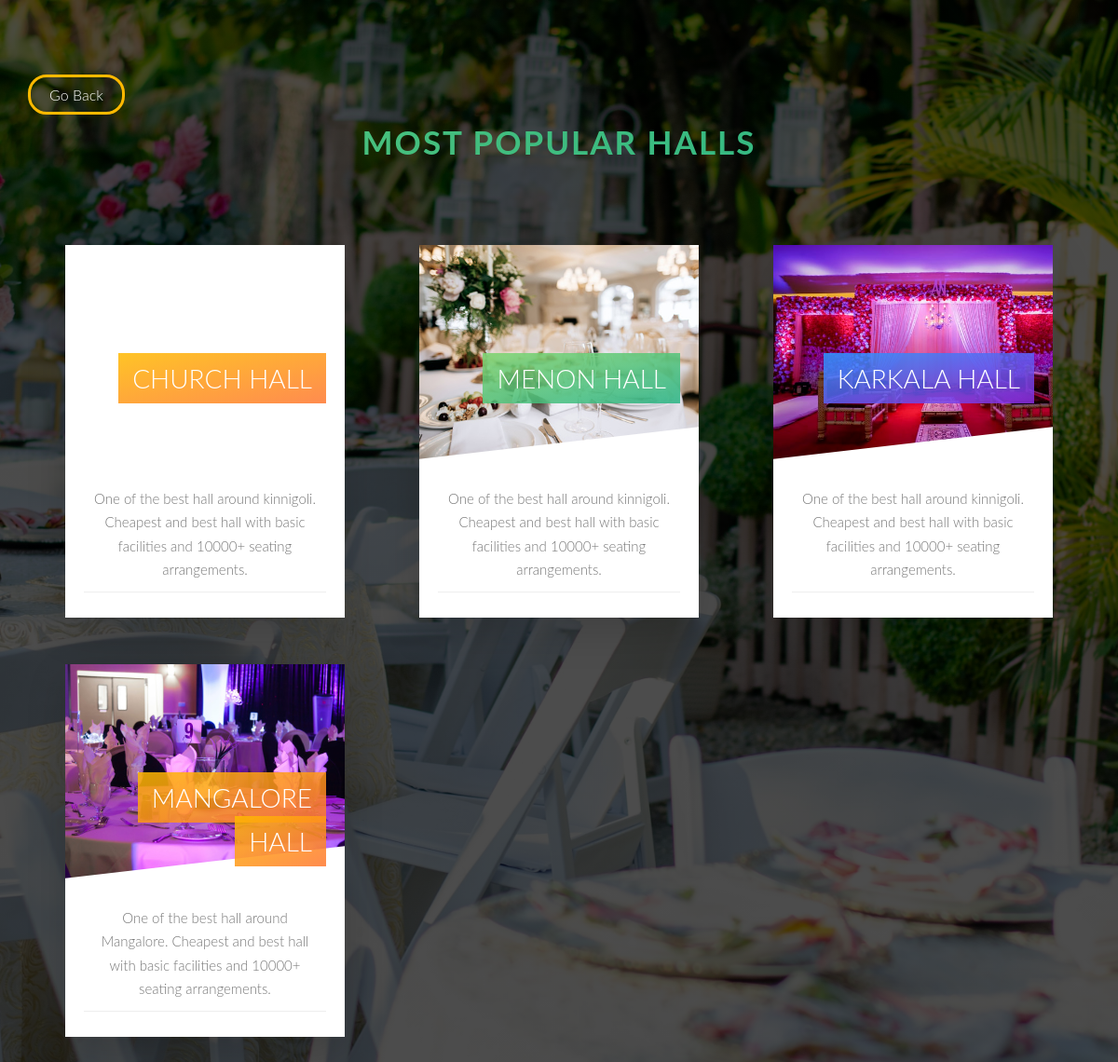
The app's page /halls (signed in), older data.
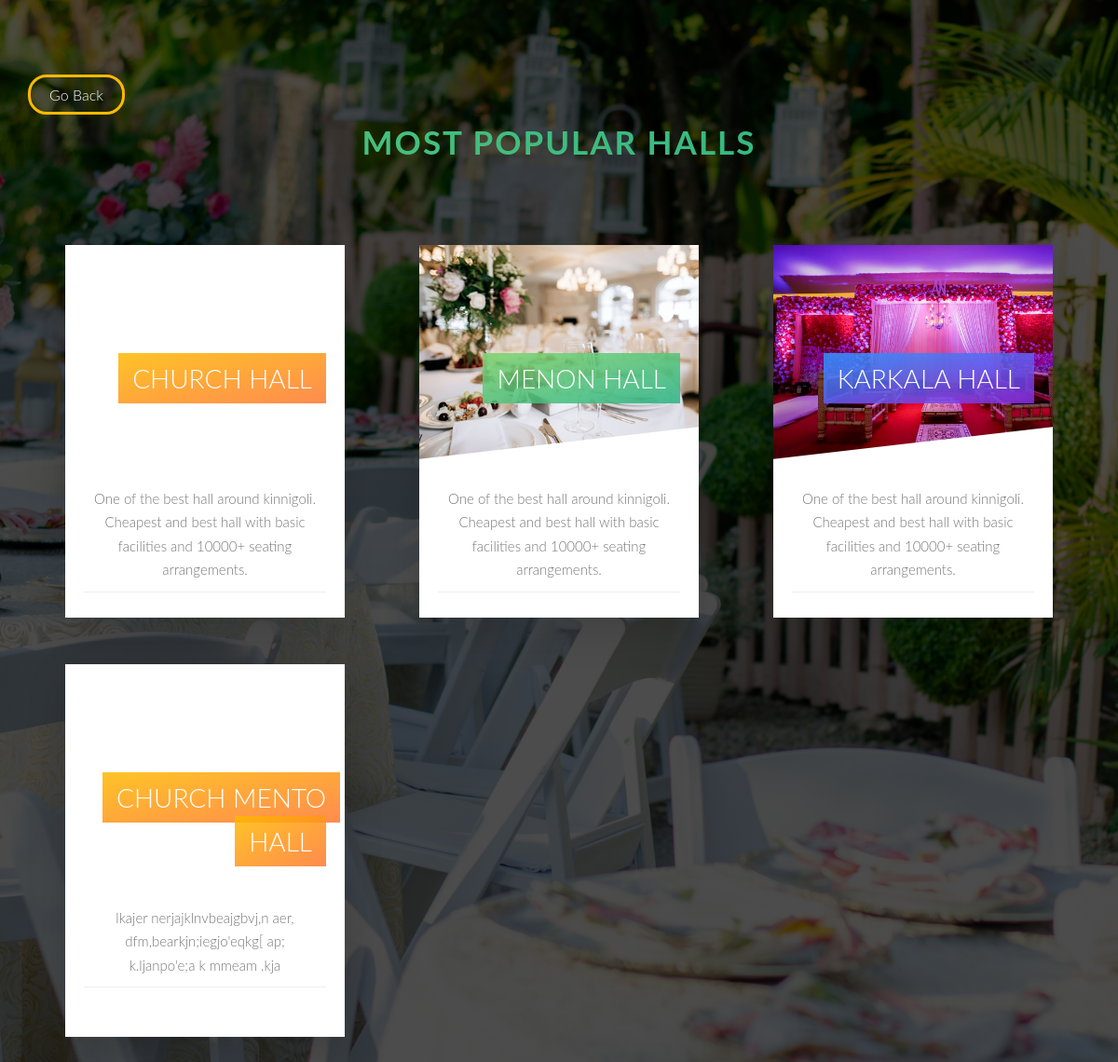
The same page, newer data.
### tables this page shows
CREATE TABLE halls(id INTEGER NOT NULL,name VARCHAR(120),place VARCHAR(50),description VARCHAR(320),image VARCHAR(50),price FLOAT,PRIMARY KEY (id),UNIQUE (name),UNIQUE (image));

### routes/user_routes.py (the view)
@main.route('/halls')
@authenticate
def halls():
    if(g.user):
        halls = db.get_halls()
        return render_template('halls.html',halls=halls)
    return redirect('/login')

### db/db_handler.py (called while the page is built)
def getData(cur):
    return [i for i in cur]

def getUserById(id):
    result = db.engine.execute("SELECT * FROM users WHERE id = ?",(id))
    user = getData(result)
    if(len(user)>0):
        user_ = {
                    'id':user[0][0],
                    'email':user[0][1],
                    'name':user[0][3],
                    'phone':user[0][4],
                    }
        return user_
    return user

def get_halls():
    result = db.engine.execute("SELECT * FROM halls")
    return getData(result)

### templates/halls.html (shortened to what this page needs)
<!DOCTYPE html>
<html lang="en">
<head>
</head>
<body>
    <section class="sectionTours">
        <div><a href="/" class="btn  btn__About btn__Animated__Scale btn__About__1">Go Back</a></div>
        <h2 class="heading__Secondary umargin__Bottom__Big">
        </h2>
        <div class="hall__Container">
            {% set count = namespace(value=1) %}
            {% for hall in halls %}
            <div class="card" id="hall{{hall.id}}">
                <div class="dummy"></div>
                <div class="card__side card__side__front">
                    <div class="card__picture">
                    </div>
                    <h4 class="card__heading">
                        <span class="card__heading__span card__heading__span__{% if count.value == 1 %}orange
                                            {% elif count.value == 2 %}green
                                            {% else %}blue
                                            {% endif %}}
										">{{hall.name}}</span>
                    </h4>
                    <div class="card__details">
                        <p class="details">
                            {{hall.description}}
                        </p>
                    </div>
                </div>
                <div class="
									card__side
									card__side__back
									card__side__back__{% if count.value == 1 %}orange
                                            {% elif count.value == 2 %}green
                                            {% else %}blue
                                            {% endif %}}
								">
                    <div class="card__price">
                        <div class="card__priceBox">
                            <p class="card__pricBox__desc">Only</p>
                            <p class="card__priceBox__value">
                            </p>
                        </div>
                        <a href="/halls/book/{{hall.id}}" class="
											btn btn__Header btn__Animated__Scale
											card__price__btn{% if count.value == 1 %}1
                                            {% elif count.value == 2 %}2
                                            {% else %}3
                                            {% endif %}}
										">Book now!</a>
                        <a href="/halls/about/{{hall.id}}" class="
											btn  btn__About btn__Animated__Scale
											btn__About__{% if count.value == 1 %}1
                                            {% elif count.value == 2 %}2
                                            {% else %}3
                                            {% endif %}}
										">About</a>
                    </div>
                </div>
            </div>
            {% if count.value == 3 %}
            {% set count.value = 0 %}
            {% endif %}
            {% set count.value = count.value + 1 %}
            {% endfor %}
        </div>
    </section>
</body>
</html>

Row changes from the older to the newer data that the page shows:
removed halls: name "MANGALORE HALL", description "One of the best hall around Mangalore. Cheapest and best hall with basic facilities and 10000+ seating arrangements."
added halls: name "CHURCH MENTO HALL", description "lkajer nerjajklnvbeajgbvj,n aer, dfm,bearkjn;iegjo'eqkg[ ap; k.ljanpo'e;a k mmeam .kja"
